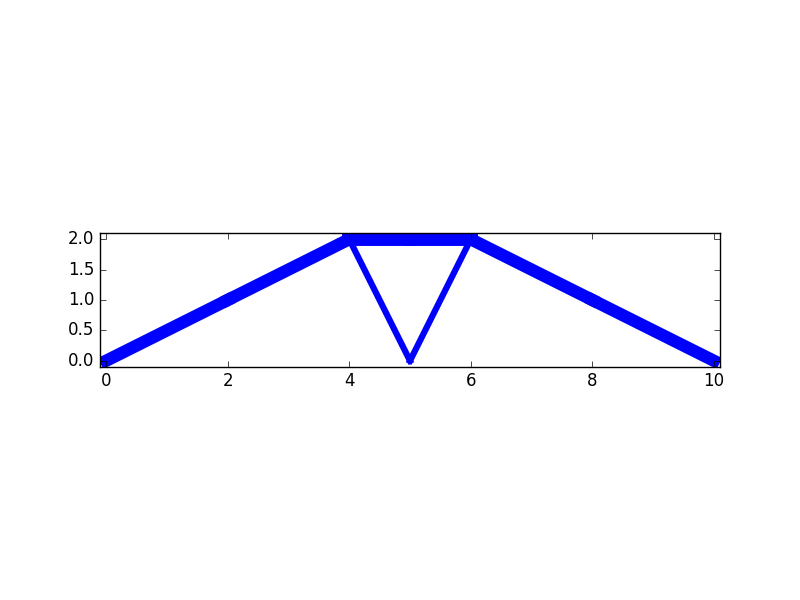

Write Python code to recreate this figure.
import numpy as np
import truss3                    # truss3.pyをモジュールとしてインポート
import matplotlib.pyplot as plt
from mpl_toolkits.mplot3d import Axes3D
from mpl_toolkits.mplot3d import proj3d
from scipy import sparse
from scipy import optimize
filename = 'model2.csv'
r, nod, ij, nel, A, E, fix, p = truss3.input(filename)


def plot_shape(r, ij, nel, a, scale):
    a = a / max(a) * scale
    [plt.plot([r[ij[e][0], 0], r[ij[e][1], 0]],
              [r[ij[e][0], 1], r[ij[e][1], 1]],
              c='b', lw=round(a[e], 2)) for e in range(nel)]
    plt.xlim([min(r[:, 0]) - 0.1, max(r[:, 0]) + .1])
    plt.ylim([min(r[:, 1]) - .1, max(r[:, 1]) + .1])
    plt.gca().set_aspect('equal', adjustable='box')
    plt.savefig(filename + '.eps')
    plt.show()

    
plot_shape(r, ij, nel, A, 1)  # 初期形状の確認
lgh = truss3.length(r, ij, nel)
v_bar = 0.02
remove = truss3.boundary_condition(fix)
p = truss3.np.delete(p, remove, 0)  # 境界条件を考慮した荷重ベクトルと剛性行列係数
nf = len(p)  # 自由度
b = truss3.global_b(r, nod, ij, nel, lgh, remove)


def f(x, nel, p, b, E, lgh):        # 目的関数
    K = sparse.csr_matrix(truss3.make_k(E, x, lgh, b, nel))
    u = sparse.linalg.spsolve(K, p)
    return p.dot(u)


def df(x, nel, p, b, E, lgh):       # 目的関数の微分係数
    K = sparse.csr_matrix(truss3.make_k(E, x, lgh, b, nel))
    u = sparse.linalg.spsolve(K, p)
    print(p.dot(u))
    return [-u.dot(E[e] / lgh[e] * b[:, e].dot(b[:, e].T)).dot(u) for e in range(nel)]


def h(x, nel, lgh, v_bar):          # 制約関数
    v = sum([lgh[e] * x[e] for e in range(nel)])
    return [v_bar - v]


def dh(x, nel, lgh, v_bar):         # 制約関数の微分係数
    return -lgh


bnd = np.zeros([nel, 2])
for i in range(nel):
    bnd[i, 0], bnd[i, 1] = 1.0e-10, 1.0e+10
A = optimize.minimize(f, A, args=(nel, p, b, E, lgh), jac=df, method='SLSQP',
                      constraints=({'type': 'ineq', 'fun': h, 'jac': dh,
                                    'args': (nel, lgh, v_bar)}), bounds=bnd, options={'eps': 1e-10, 'ftol': 1e-10,
                                                                                      'maxiter': 100000, 'disp': True}).x
plot_shape(r, ij, nel, A, 10)
